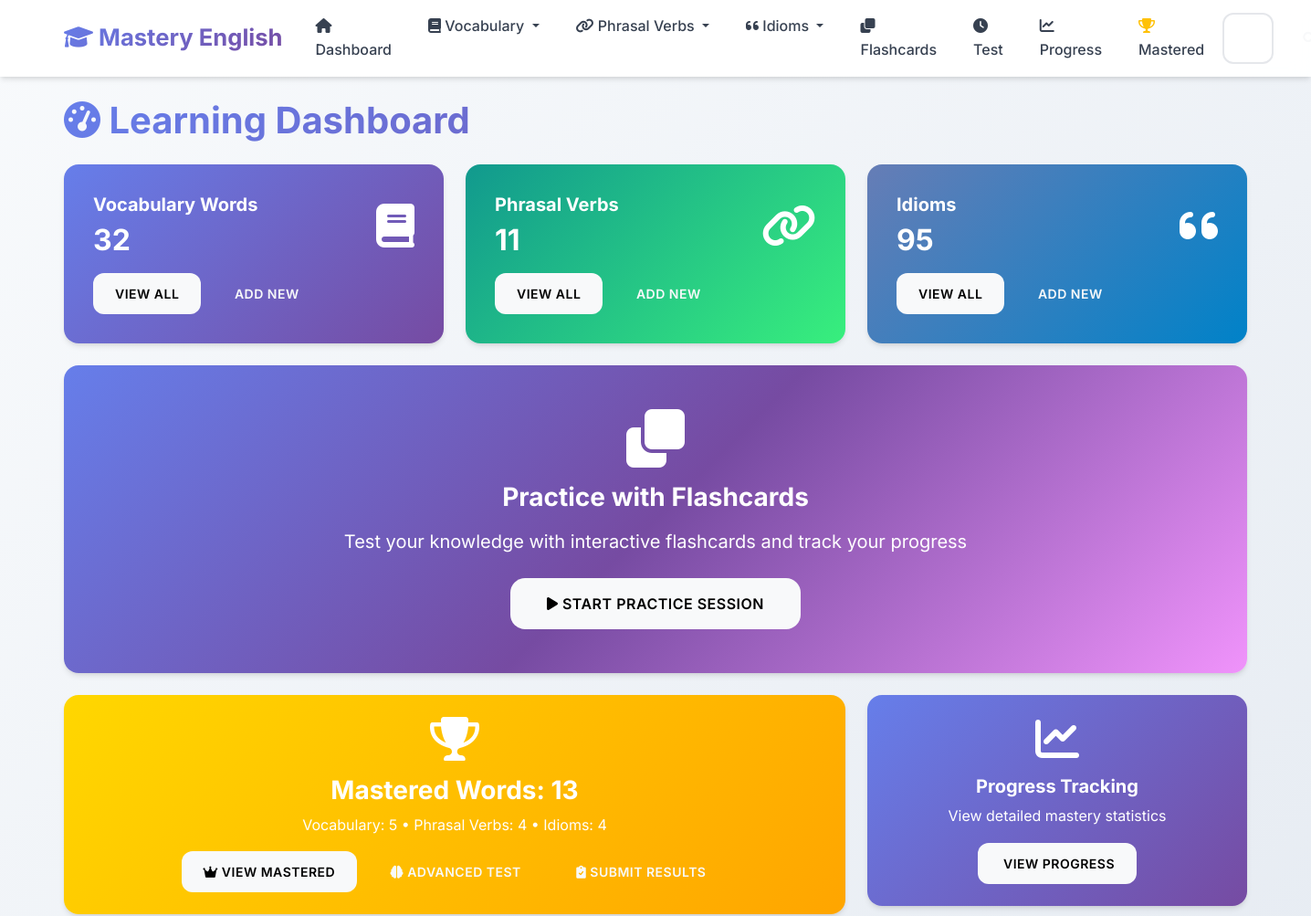
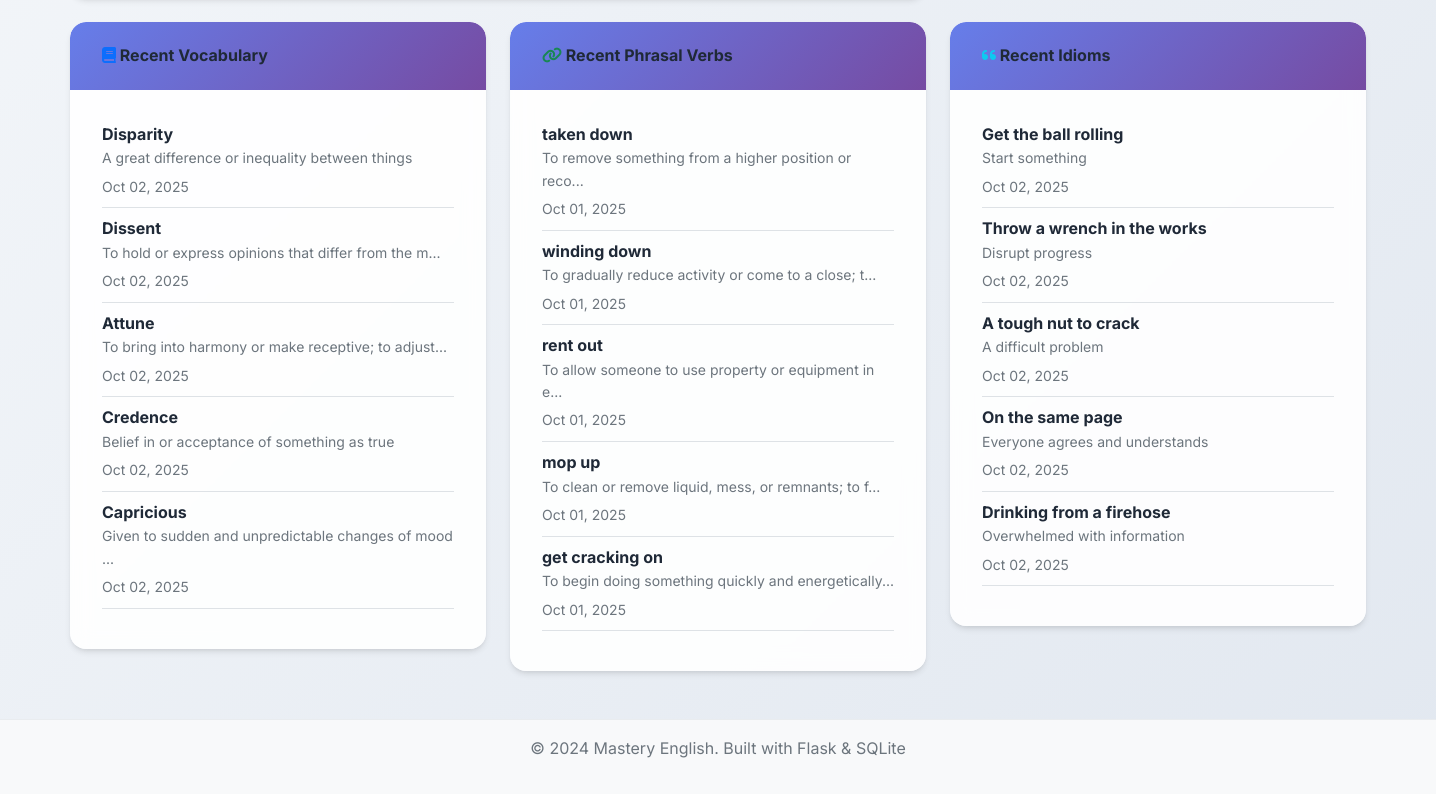
Before: / with the older database file (2 pictures, top to bottom).
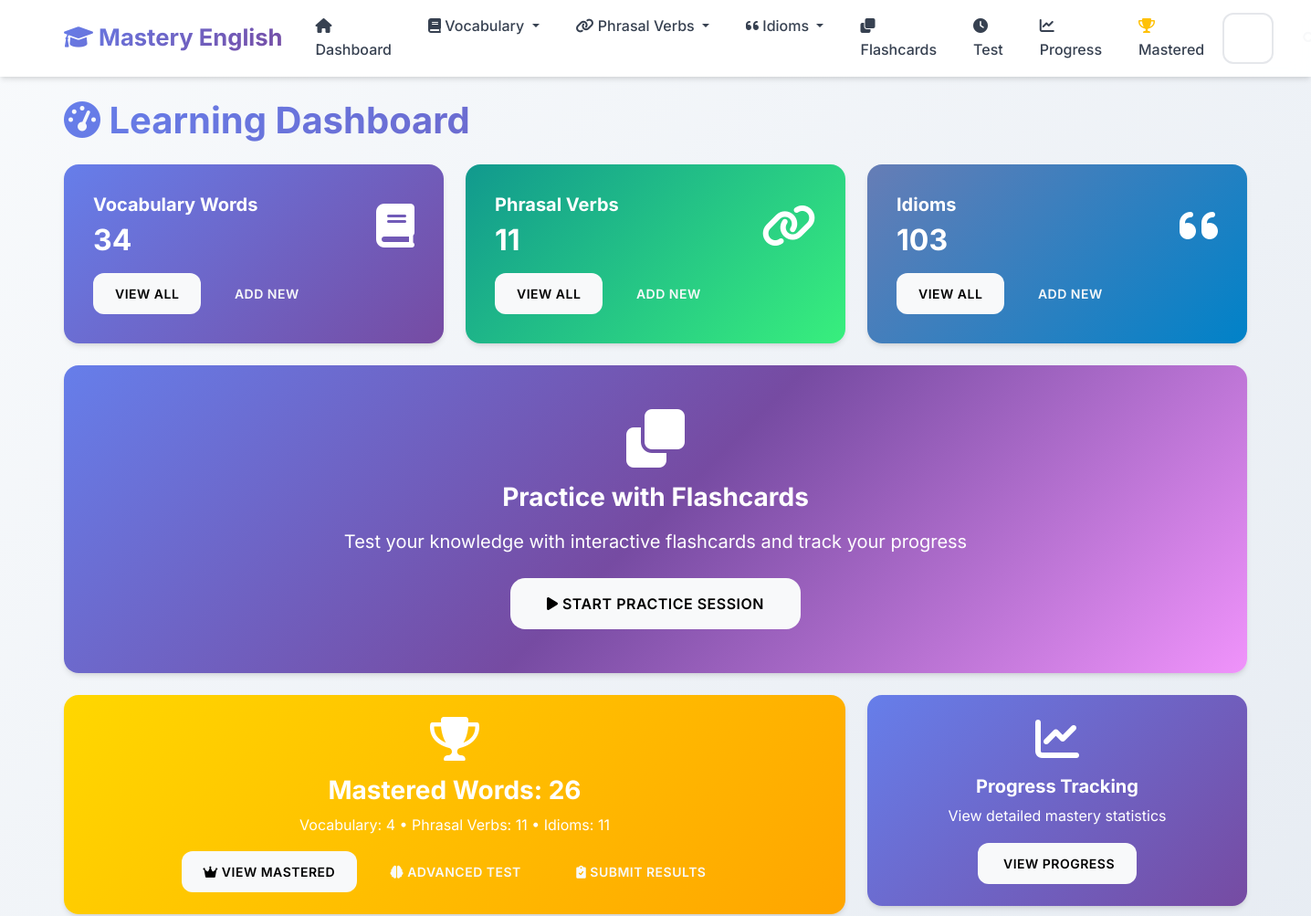
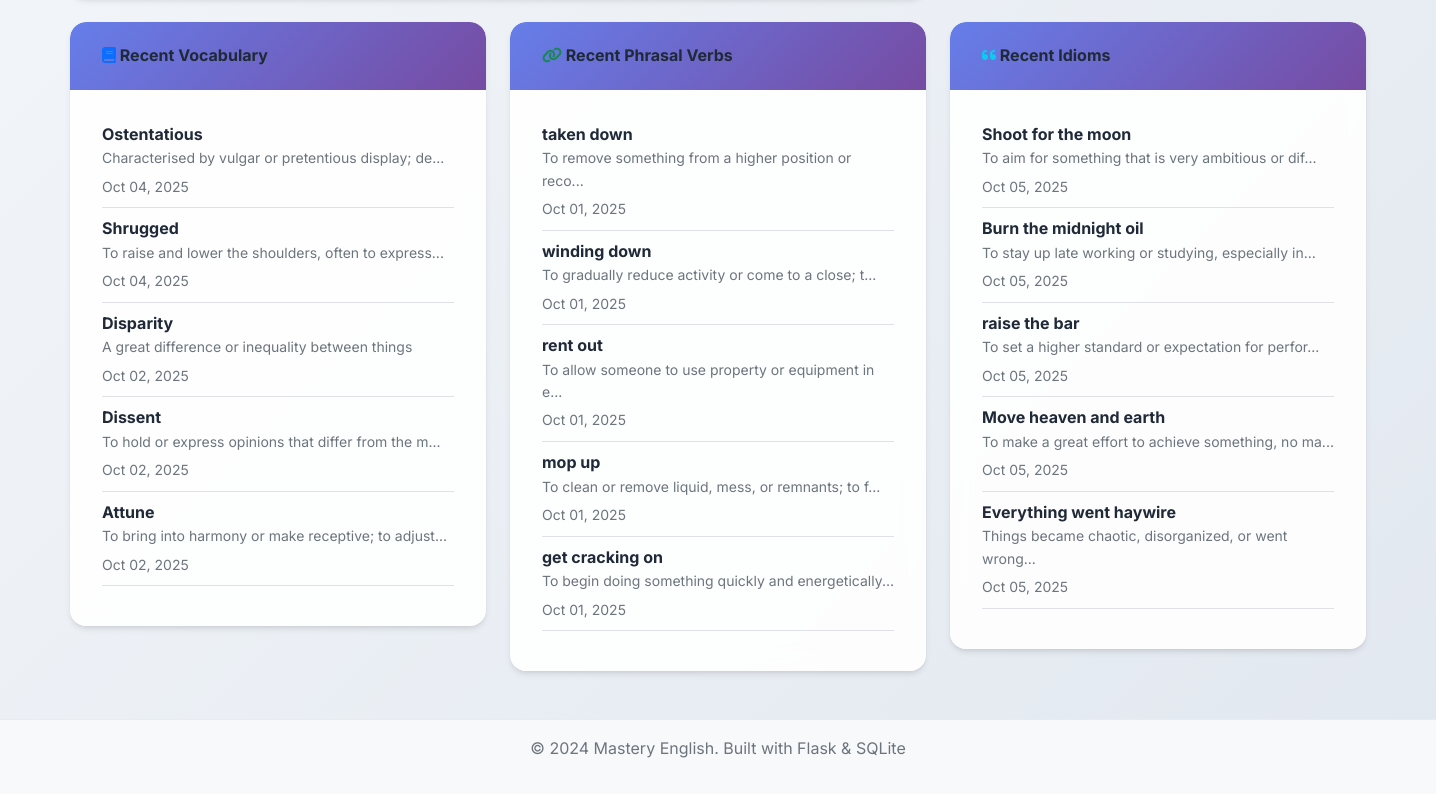
After: the same page with the newer database file (2 pictures, top to bottom).
### app.py (models this page shows, shortened)
class VocabularyWord(db.Model):
    __tablename__ = 'vocabulary_words'
    id = db.Column(db.Integer, primary_key=True)
    word = db.Column(db.String(100), nullable=False)
    definition = db.Column(db.Text, nullable=False)
    example_sentence = db.Column(db.Text)
    pronunciation = db.Column(db.String(100))
    part_of_speech = db.Column(db.String(50))
    difficulty_level = db.Column(db.String(20), default='medium')
    date_added = db.Column(db.DateTime, default=datetime.utcnow)
    times_practiced = db.Column(db.Integer, default=0)
    last_practiced = db.Column(db.DateTime)
    mastery_level = db.Column(db.Integer, default=0)

class PhrasalVerb(db.Model):
    __tablename__ = 'phrasal_verbs'
    id = db.Column(db.Integer, primary_key=True)
    phrasal_verb = db.Column(db.String(100), nullable=False)
    meaning = db.Column(db.Text, nullable=False)
    example_sentence = db.Column(db.Text)
    separable = db.Column(db.Boolean, default=False)
    difficulty_level = db.Column(db.String(20), default='medium')
    date_added = db.Column(db.DateTime, default=datetime.utcnow)
    times_practiced = db.Column(db.Integer, default=0)
    last_practiced = db.Column(db.DateTime)
    mastery_level = db.Column(db.Integer, default=0)

class Idiom(db.Model):
    __tablename__ = 'idioms'
    id = db.Column(db.Integer, primary_key=True)
    idiom = db.Column(db.String(200), nullable=False)
    meaning = db.Column(db.Text, nullable=False)
    example_sentence = db.Column(db.Text)
    origin = db.Column(db.Text)
    difficulty_level = db.Column(db.String(20), default='medium')
    date_added = db.Column(db.DateTime, default=datetime.utcnow)
    times_practiced = db.Column(db.Integer, default=0)
    last_practiced = db.Column(db.DateTime)
    mastery_level = db.Column(db.Integer, default=0)

### app.py (the view)
@app.route('/')
def index():
    vocab_count = VocabularyWord.query.count()
    phrasal_count = PhrasalVerb.query.count()
    idiom_count = Idiom.query.count()
    mastered_vocab = VocabularyWord.query.filter(VocabularyWord.mastery_level == 5).count()
    mastered_phrasal = PhrasalVerb.query.filter(PhrasalVerb.mastery_level == 5).count()
    mastered_idioms = Idiom.query.filter(Idiom.mastery_level == 5).count()
    total_mastered = mastered_vocab + mastered_phrasal + mastered_idioms
    recent_vocab = VocabularyWord.query.order_by(VocabularyWord.date_added.desc()).limit(5).all()
    recent_phrasal = PhrasalVerb.query.order_by(PhrasalVerb.date_added.desc()).limit(5).all()
    recent_idioms = Idiom.query.order_by(Idiom.date_added.desc()).limit(5).all()
    return render_template('index.html',
                         vocab_count=vocab_count,
                         phrasal_count=phrasal_count,
                         idiom_count=idiom_count,
                         mastered_vocab=mastered_vocab,
                         mastered_phrasal=mastered_phrasal,
                         mastered_idioms=mastered_idioms,
                         total_mastered=total_mastered,
                         recent_vocab=recent_vocab,
                         recent_phrasal=recent_phrasal,
                         recent_idioms=recent_idioms)

### templates/index.html (shortened to what the changed rows need)
{% extends "base.html" %}
{% block content %}
<div class="row">
    <div class="col-12">
        <h1 class="mb-4">
            <i class="fas fa-tachometer-alt"></i> Learning Dashboard
        </h1>
    </div>
</div>
<div class="row mb-4">
    <div class="col-md-4">
        <div class="card dashboard-card text-white" style="background: var(--gradient-primary);">
            <div class="card-body">
                <div class="d-flex justify-content-between">
                    <div>
                        <h5 class="card-title text-white">Vocabulary Words</h5>
                        <h2 class="mb-0 text-white">{{ vocab_count }}</h2>
                    </div>
                </div>
            </div>
        </div>
    </div>
    <div class="col-md-4">
        <div class="card dashboard-card text-white" style="background: var(--gradient-success);">
            <div class="card-body">
                <div class="d-flex justify-content-between">
                    <div>
                        <h2 class="mb-0 text-white">{{ phrasal_count }}</h2>
                    </div>
                </div>
            </div>
        </div>
    </div>
    <div class="col-md-4">
        <div class="card dashboard-card text-white" style="background: var(--gradient-info);">
            <div class="card-body">
                <div class="d-flex justify-content-between">
                    <div>
                        <h5 class="card-title text-white">Idioms</h5>
                        <h2 class="mb-0 text-white">{{ idiom_count }}</h2>
                    </div>
                </div>
            </div>
        </div>
    </div>
</div>
<div class="row mb-4">
    <div class="col-md-8">
        <div class="card dashboard-card" style="background: linear-gradient(135deg, #ffd700 0%, #ffa500 100%); color: white;">
            <div class="card-body text-center py-4">
                <div class="floating-element">
                    <i class="fas fa-trophy fa-3x mb-3"></i>
                </div>
                <h3 class="card-title text-white mb-2">
                    Mastered Words: {{ total_mastered }}
                </h3>
                <p class="card-text text-white mb-3">
                    {% if total_mastered > 0 %}
                    Vocabulary: {{ mastered_vocab }} • Phrasal Verbs: {{ mastered_phrasal }} • Idioms: {{ mastered_idioms }}
                    {% else %}
                    Keep practicing to master your first words!
                    {% endif %}
                </p>
                <div>
                    <a href="{{ url_for('mastered_words') }}" class="btn btn-light me-2">
                    </a>
                    {% if total_mastered > 0 %}
                    <a href="{{ url_for('mastered_test') }}" class="btn btn-outline-light me-2">
                    </a>
                    <a href="{{ url_for('submit_evaluation') }}" class="btn btn-outline-light">
                    </a>
                    {% endif %}
                </div>
            </div>
        </div>
    </div>
</div>
<div class="row">
    <div class="col-md-4">
        <div class="card">
            <div class="card-body">
                {% if recent_vocab %}
                    {% for word in recent_vocab %}
                        <div class="border-bottom pb-2 mb-2">
                            <strong>{{ word.word }}</strong>
                            <p class="mb-1 text-muted small">{{ word.definition[:50] }}{% if word.definition|length > 50 %}...{% endif %}</p>
                            <small class="text-muted">{{ word.date_added.strftime('%b %d, %Y') }}</small>
                        </div>
                    {% endfor %}
                {% else %}
                    <p class="text-muted">No vocabulary words yet.</p>
                {% endif %}
            </div>
        </div>
    </div>
    <div class="col-md-4">
        <div class="card">
            <div class="card-body">
                {% if recent_phrasal %}
                    {% for phrasal in recent_phrasal %}
                        <div class="border-bottom pb-2 mb-2">
                            <strong>{{ phrasal.phrasal_verb }}</strong>
                            <p class="mb-1 text-muted small">{{ phrasal.meaning[:50] }}{% if phrasal.meaning|length > 50 %}...{% endif %}</p>
                            <small class="text-muted">{{ phrasal.date_added.strftime('%b %d, %Y') }}</small>
                        </div>
                    {% endfor %}
                {% else %}
                    <p class="text-muted">No phrasal verbs yet.</p>
                {% endif %}
            </div>
        </div>
    </div>
    <div class="col-md-4">
        <div class="card">
            <div class="card-body">
                {% if recent_idioms %}
                    {% for idiom in recent_idioms %}
                        <div class="border-bottom pb-2 mb-2">
                            <strong>{{ idiom.idiom }}</strong>
                            <p class="mb-1 text-muted small">{{ idiom.meaning[:50] }}{% if idiom.meaning|length > 50 %}...{% endif %}</p>
                            <small class="text-muted">{{ idiom.date_added.strftime('%b %d, %Y') }}</small>
                        </div>
                    {% endfor %}
                {% else %}
                    <p class="text-muted">No idioms yet.</p>
                {% endif %}
            </div>
        </div>
    </div>
</div>
{% endblock %}

Changed rows visible on the page:
no longer on this page (row edited): VocabularyWord: word "Credence", definition "Belief in or acceptance of something as true", date_added "Oct 02, 2025"
no longer on this page (row unchanged): VocabularyWord: word "Capricious", definition "Given to sudden and unpredictable changes of mood", date_added "Oct 02, 2025"
no longer on this page (row edited): Idiom: idiom "Get the ball rolling", meaning "Start something", date_added "Oct 02, 2025"
no longer on this page (row edited): Idiom: idiom "Throw a wrench in the works", meaning "Disrupt progress", date_added "Oct 02, 2025"
no longer on this page (row edited): Idiom: idiom "A tough nut to crack", meaning "A difficult problem", date_added "Oct 02, 2025"
no longer on this page (row edited): Idiom: idiom "On the same page", meaning "Everyone agrees and understands", date_added "Oct 02, 2025"
no longer on this page (row edited): Idiom: idiom "Drinking from a firehose", meaning "Overwhelmed with information", date_added "Oct 02, 2025"
added VocabularyWord: word "Ostentatious", definition "Characterised by vulgar or pretentious display; de", date_added "Oct 04, 2025"
added VocabularyWord: word "Shrugged", definition "To raise and lower the shoulders, often to express", date_added "Oct 04, 2025"
added Idiom: idiom "Shoot for the moon", meaning "To aim for something that is very ambitious or dif", date_added "Oct 05, 2025"
added Idiom: idiom "Burn the midnight oil", meaning "To stay up late working or studying, especially in", date_added "Oct 05, 2025"
added Idiom: idiom "raise the bar", meaning "To set a higher standard or expectation for perfor", date_added "Oct 05, 2025"
added Idiom: idiom "Move heaven and earth", meaning "To make a great effort to achieve something, no ma", date_added "Oct 05, 2025"
added Idiom: idiom "Everything went haywire", meaning "Things became chaotic, disorganized, or went wrong", date_added "Oct 05, 2025"
Other visible differences:
{{ vocab_count }}: "32" → "34"
{{ idiom_count }}: "95" → "103"
{{ total_mastered }}: "13" → "26"
{{ mastered_vocab }}: "5" → "4"
{{ mastered_phrasal }}: "4" → "11"
{{ mastered_idioms }}: "4" → "11"
